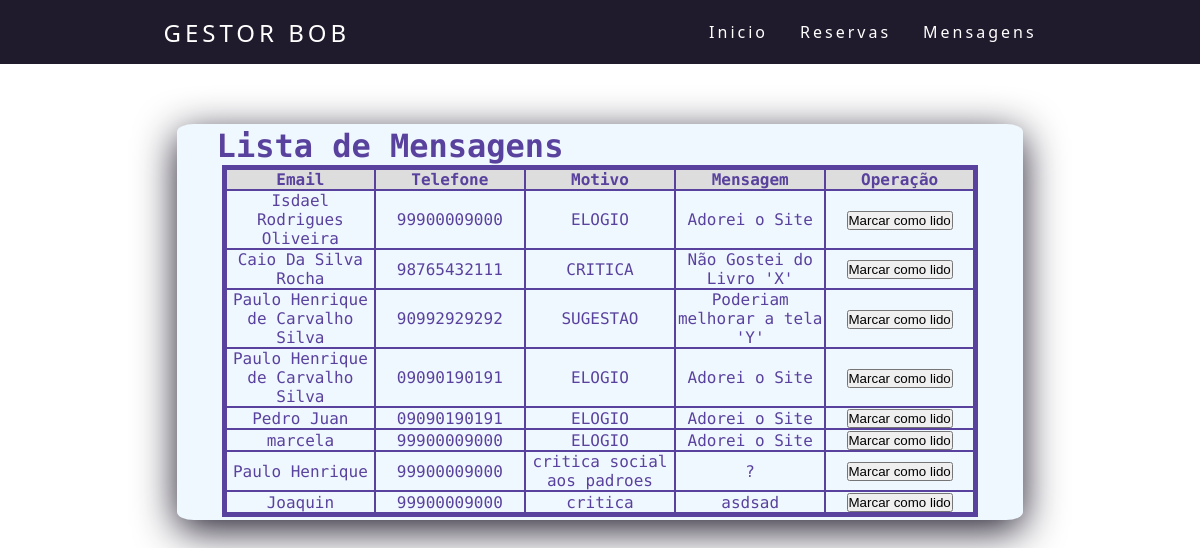
The app's page /lcontatos/, older data.
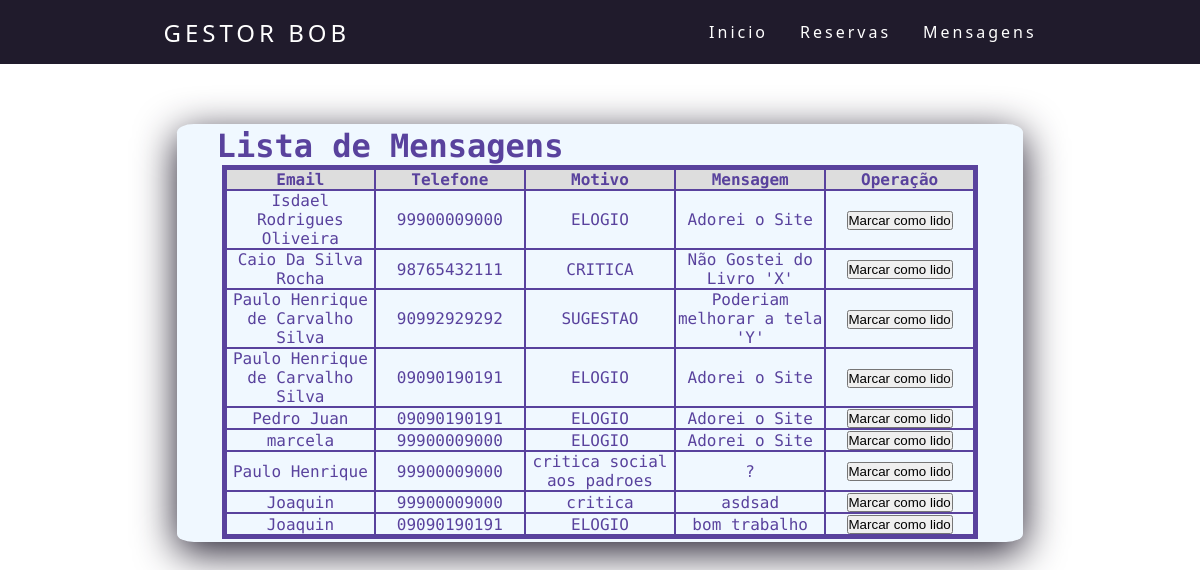
The same page, newer data.
### contato/models.py (models this page shows, shortened)
class Contato(models.Model):
    nome_completo = models.CharField(
        verbose_name="Nome Completo",
        max_length=194,
    )
    email = models.EmailField(#campo para email do usuario
        verbose_name="E-mail do usuário",#apelido para as labels
        max_length=194,#tamanho maximo do campo
        unique=True,#validação para que dois usuario não possam usar o mesmo email
    )
    telefone = models.CharField(
        verbose_name="Numero de Telefone",
        max_length=11,
    )
    motivo = models.CharField(
        verbose_name="Motivo da mensagem",
        max_length=150,
    )
    mensagem = models.CharField(
        verbose_name="Mensagem",
        max_length=100,
    )
    data = models.DateField(
        verbose_name="Data da Mensagem",
        auto_now_add=True,
    )
    class Meta:
        verbose_name = "Contato"
        verbose_name_plural = "Contatos"
        db_table = "contato"

### contato/views.py (the view)
def lcontatos(request):
    todos_contatos = Contato.objects.all()
    context = {
        "nome_pagina": "lcontatos",
        "todos_contatos": todos_contatos,
    }
    return render(request,'lcontatos.html',context)

### templates/lcontatos.html (shortened to what this page needs)
{% load static %}
<!DOCTYPE html>
<html lang="pt-br">
<head>
    <link rel="stylesheet"  href= "{% static 'css/style1.css' %}">
    <header>
        <nav>
            <a class="logo" href="index.html">Gestor BOB</a>
            <ul class="nav-list">
                <li><a href="{% url 'home_fun' %}">Inicio</a></li>
                <li><a href="{% url 'reserva' %}">Reservas</a></li>
                <li><a href="{% url 'lcontatos' %}">Mensagens</a></li>
            </ul>
        </nav>
    </header>
</head>
<body>
    <link rel="stylesheet"  href= "{% static 'css/style4.css' %}">
    <div class="postagem-content">
        <div>
            <h1> Lista de Mensagens </h1>
            <div class="card-body">
                <div class="table-responsive">
                    <table class="table table-bordered">
                        <tr class="zebra">
                            <th>Email</th><th>Telefone</th><th>Motivo</th><th>Mensagem</th><th>Operação</th>
                        </tr>
                        {% for contato in todos_contatos %}
                            <tr>
                                <td > {{ contato.nome_completo }} </td><td> {{ contato.telefone }} </td><td> {{ contato.motivo }} </td><td> {{ contato.mensagem }} </td><td><a type="button" href=" ">
                                    <input type="button" value="Marcar como lido">
                                </a></td>
                            </tr>
                        {% endfor %}
                    </table>
                </div>
            </div>
        </div>
    </div>
</body>

Row changes from the older to the newer data that the page shows:
added Contato: nome_completo "Joaquin", telefone "09090190191", motivo "ELOGIO", mensagem "bom trabalho"
